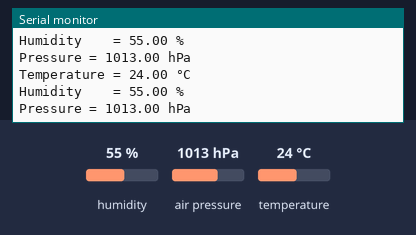
Bench run of a sketch on a simulated Arduino Nano 33 BLE. Parts: the last lines printed to the serial monitor. The inputs (shaded band) are chosen by the test bench; at power-on: humidity 55 %, air pressure 1013 hPa, temperature 24 °C.

Above: at 1.8 s.
1.9 s: humidity set to 22 %
At 2.8 s:
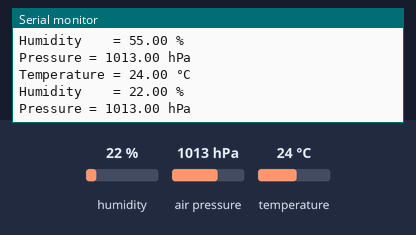
3.4 s: air pressure set to 952 hPa
At 4.7 s:
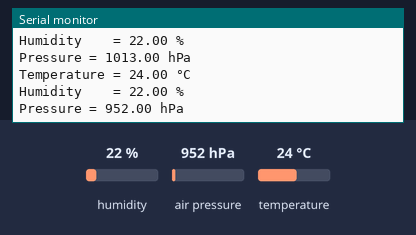
4.9 s: temperature set to 12 °C
At 5.8 s:
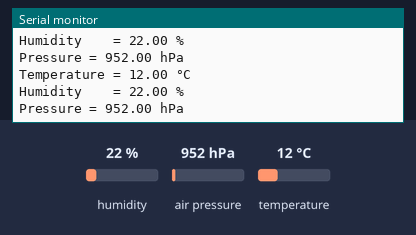

Measured:
- after the input at 1.9 s, the serial monitor: prints a new line after 0.12 s (image 1)
- after the input at 3.4 s, the serial monitor: prints a new line after 0.63 s (image 2)
- after the input at 4.9 s, the serial monitor: prints a new line after 0.13 s (image 3)

The sketch:

weather_nano33_sense.ino
```cpp
#include <Arduino_HTS221.h>
#include <Arduino_LPS22HB.h>

void setup() {
  Serial.begin(9600);
  while (!Serial);

  if (!HTS.begin()) {
    Serial.println("Failed to initialize humidity temperature sensor!");
    while (1);
  }

  if (!BARO.begin()) {
    Serial.println("Failed to initialize pressure sensor!");
    while (1);
  }
}

void loop() {
  // read all the sensor values
  float temperature = HTS.readTemperature();
  float humidity    = HTS.readHumidity();
  float pressure = BARO.readPressure();

  // print each of the sensor values
  Serial.print("Temperature = ");
  Serial.print(temperature);
  Serial.println(" °C");

  Serial.print("Humidity    = ");
  Serial.print(humidity);
  Serial.println(" %");

  // print the sensor value
  Serial.print("Pressure = ");
  Serial.print(pressure*10);
  Serial.println(" hPa");


  // print an empty line
  Serial.println();

  // wait 1 second to print again
  delay(1000);
}
```
